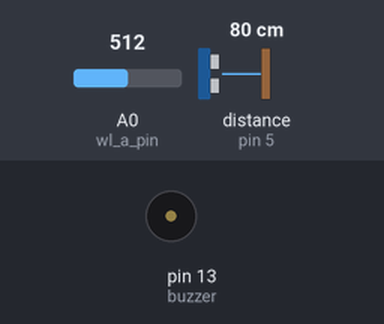
Bench run of a sketch on a simulated Arduino Uno, built with avr-gcc and run on an emulated ATmega328P. Parts: buzzer (waves = sounding, pin HIGH). Wiring (inferred from the names in the program): ultrasonic range finder: trigger pin 16; echo pin 5. Inputs (shaded band) come from the test bench; at power-on: distance to the obstacle (sensor on pin 5) 80 cm, A0 (wl_a_pin) = 512. The echo pulse lasts 58.3 µs per cm; the modem accepts every AT command (registered, SIM ready, sends succeed) and sends nothing else; pins used as bus, display or sensor lines are not drawn; what the sketch prints to the serial monitor is not drawn.

Above: at 9.2 s.
9.3 s: distance to the obstacle (sensor on pin 5) set to 11 cm
11.2 s: distance to the obstacle (sensor on pin 5) set to 8 cm
At 13.2 s:
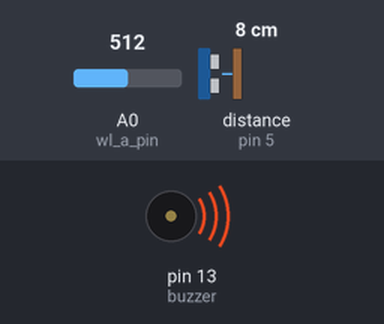
13.5 s: A0 (wl_a_pin) set to 320
17.5 s: A0 (wl_a_pin) set to 345
At 19.3 s:
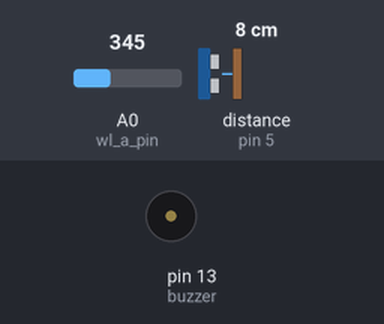
19.7 s: A0 (wl_a_pin) set to 383
23.7 s: A0 (wl_a_pin) set to 402
At 24.6 s:
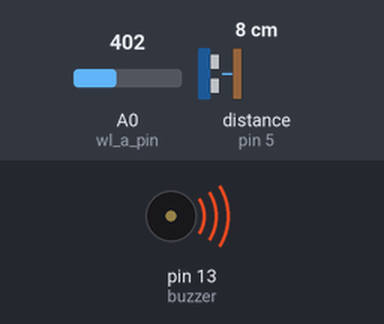
Timing chart, 0 to 26.7 s (numbered marks = the images above; inputs shaded):
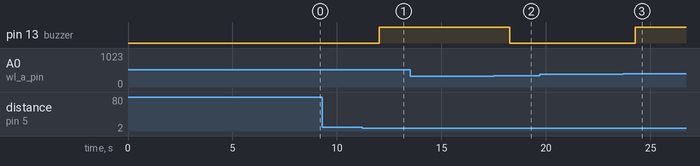

Measured:
- the behaviour switches between 10 and 9 cm on distance to the obstacle (sensor on pin 5) (found by bisection; images 0 and 1)
- the behaviour switches between 390 and 391 on A0 (wl_a_pin) (found by bisection; images 2 and 3)
- after the input at 9.3 s, every drawn part: stays the same
- after the input at 11.2 s, pin 13 (buzzer): LOW → HIGH after 0.82 s
- after the input at 13.5 s, every drawn part: stays the same
- after the input at 17.5 s, pin 13 (buzzer): HIGH → LOW after 0.76 s
- after the input at 19.7 s, every drawn part: stays the same
- after the input at 23.7 s, pin 13 (buzzer): LOW → HIGH after 0.57 s

The sketch:

exv3_no_firebase.ino
```cpp
#include <SoftwareSerial.h>
SoftwareSerial sim(12, 14);

String number = "+639555730503";

//3 secsduration

const int us_trig_pin = 16;
const int us_echo_pin = 5;

const int led_red = 0;

const int buzzer = 13;

const int wl_a_pin = A0;
bool isBlink = false;
bool isSend = false;
bool isUSDanger = false;
bool isWlDanger = false;
void setup() {
  Serial.begin(9600);
  Serial.println("Wait few seconds...");
  delay(5000);
  Serial.println("Sistem Started...");
  sim.begin(9600);
  delay(1000);

//  US config
  pinMode(us_trig_pin,OUTPUT);
  pinMode(us_echo_pin,INPUT);

  pinMode(led_red,OUTPUT);

  pinMode(buzzer,OUTPUT);

  Serial.print("started ");
  delay(2000);
}

void loop() {
  isUSDanger = false;
  isWlDanger = false;

  calUs();
  calWl();
  if(isWlDanger && isUSDanger){
    danger();
  }else{
    normal();
  }
  if (sim.available() > 0)
    Serial.write(sim.read());
  delay(1000);
}

  long duration;
  int distance;
void calUs(){
  // Clears the us_trig_pin
  digitalWrite(us_trig_pin, LOW);
  delayMicroseconds(2);
  // Sets the us_trig_pin on HIGH state for 10 micro seconds
  digitalWrite(us_trig_pin, HIGH);
  delayMicroseconds(10);
  digitalWrite(us_trig_pin, LOW);
  // Reads the us_echo_pin, returns the sound wave travel time in microseconds
  duration = pulseIn(us_echo_pin, HIGH);
  // Calculating the distance
  distance= duration*0.034/2;
  // Prints the distance on the Serial Monitor
  Serial.print("Distance: ");
  Serial.println(distance);
  if(distance <= 8){
    isUSDanger = true;
  }
}

int level = 1;
void calWl(){
  int resval = analogRead(wl_a_pin);
  if(resval <= 100){
    Serial.println("Wl : empty");
    isWlDanger = false;
    level = 1;
  }else if(resval > 100 && resval <= 300){
    Serial.println("Wl : low");
    isWlDanger = true;
    level = 1;
  }else if(resval > 300 && resval <= 330){
    Serial.println("Wl : medium");
    isWlDanger = true;
    level = 2;
  }else if(resval > 390){
    Serial.println("Wl : high");
    isWlDanger = true;
    level = 3;
  }
  Serial.println(resval);
}

void normal(){
  isBlink = false;
  isSend = false;
  digitalWrite(led_red, HIGH);
  digitalWrite(buzzer, LOW);
}

void danger(){
  if(isBlink){
    digitalWrite(led_red, LOW);
  }else{
    digitalWrite(led_red, HIGH);
  }
  isBlink = !isBlink;
  digitalWrite(buzzer, HIGH);
  if(!isSend){
    notifyMsg();
  }
}
void notifyMsg()
{
  Serial.println("NOTIFICATION SENT");
  sim.println("AT+CMGF=1");
  delay(1000);
  sim.println("AT+CMGS=\"" + number + "\"\r");
  delay(1000);
  String SMS = "Flood alert: the flood has reach the 1st level color code: yellow, distance: " + String(distance);
  if(level==1 ){
     SMS = "Flood alert: the flood has reach the 1st level color code: yellow, distance: " + String(distance);
  }else if(level == 2){
     SMS = "Flood alert: the flood has reach the 2nd level color code: orange, distance: " + String(distance);
  }else if(level == 3){
     SMS = "Flood alert: the flood has reach the 3rd level color code: red , distance: " + String(distance);
  }

  Serial.println(SMS);

  sim.println(SMS);
  delay(100);
  sim.println((char)26);
  delay(1000);
  isSend = true;
}
```
